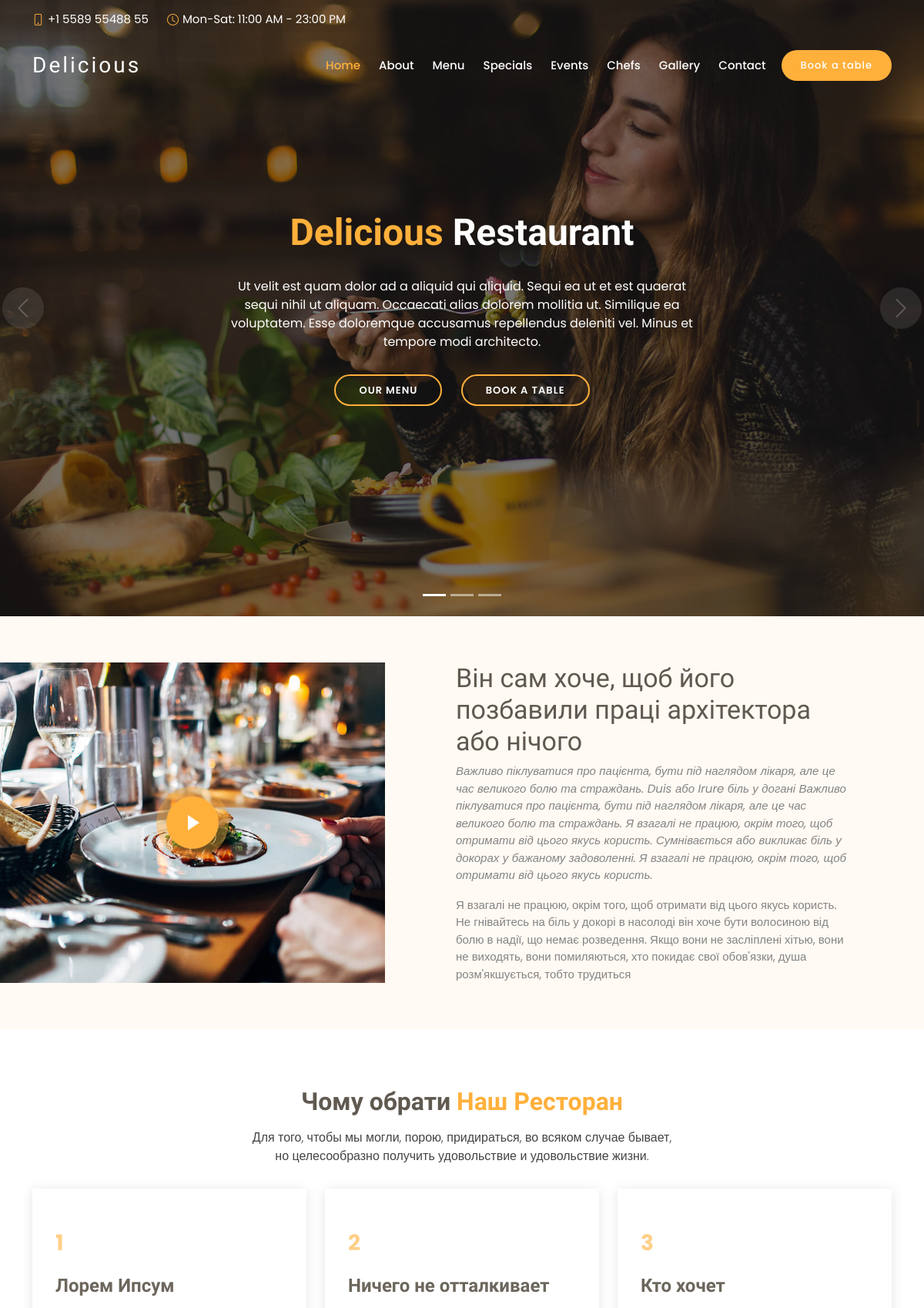
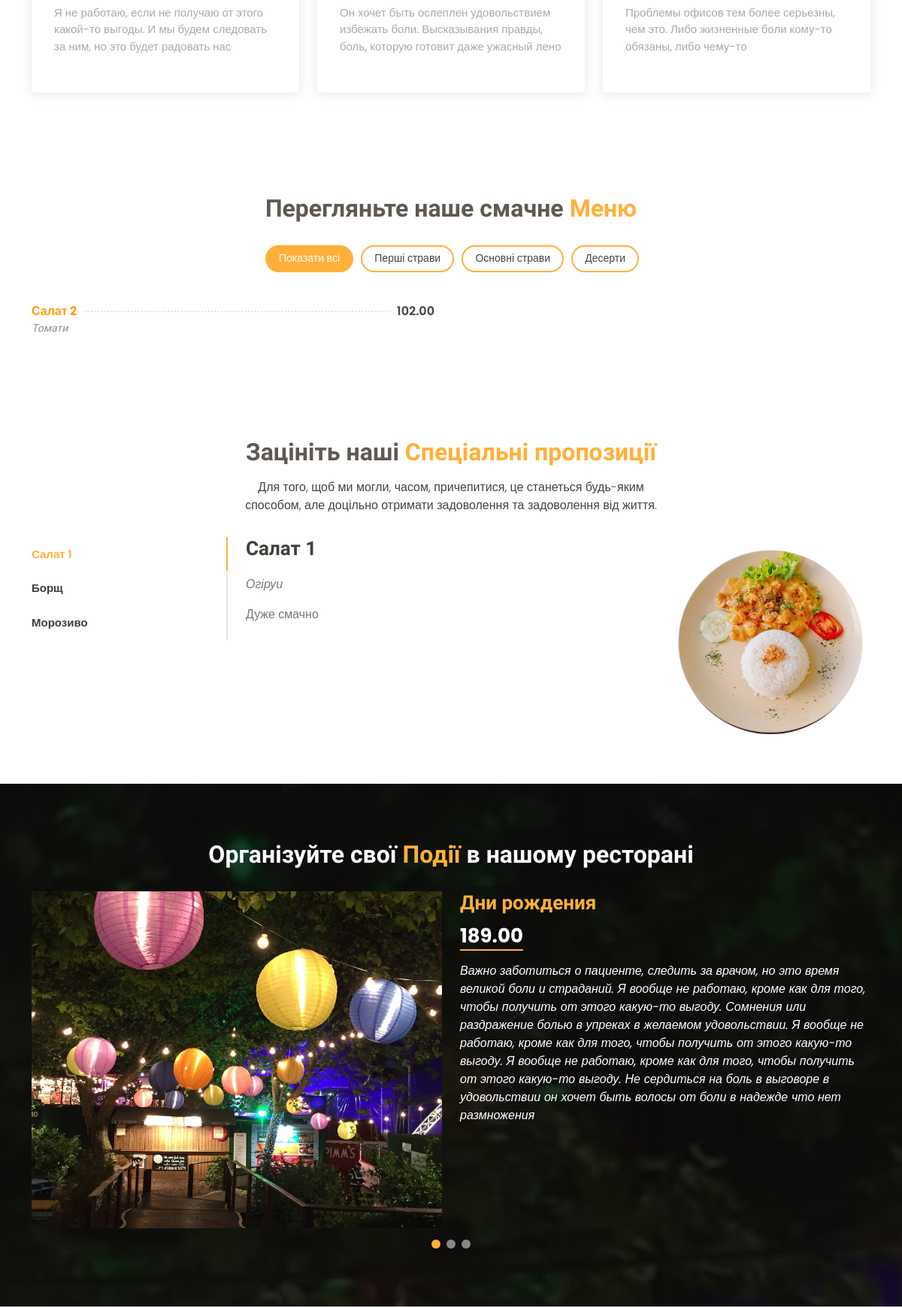
The page / (upper part) on the database its author committed (2 pictures, top to bottom).
### main_page/models.py (models this page shows, shortened)
class About(models.Model):
    def get_file_name(self, filename: str):
        ext = filename.strip().split('.')[-1]
        filename = f'{uuid.uuid4()}.{ext}'
        return os.path.join('images/dishes', filename)
    title = models.CharField(max_length=100, unique=True)
    desc_body = models.TextField(max_length=600, blank=True) # Можливо висточить одного опису
    desc_bottom = models.TextField(max_length=400, blank=True) # Якщо не вистачить
    video = models.FileField(upload_to=get_file_name)

class WhyUs(models.Model):
    name = models.CharField(max_length=100, unique=True)
    desc = models.TextField(max_length=400, blank=True)
    position = models.PositiveSmallIntegerField()
    is_visible = models.BooleanField(default=True)
    class Meta:
        ordering = ('position', )

class DishCategory(models.Model):
    name = models.CharField(max_length=50, unique=True)
    position = models.PositiveSmallIntegerField(unique=True)
    is_visible = models.BooleanField(default=True)
    class Meta:
        ordering = ('position', )

class Dish(models.Model):
    def get_file_name(self, filename: str):
        ext = filename.strip().split('.')[-1]
        filename = f'{uuid.uuid4()}.{ext}'
        return os.path.join('images/dishes', filename)
    name = models.CharField(max_length=50, unique=True)
    position = models.PositiveSmallIntegerField()
    is_visible = models.BooleanField(default=True)
    category = models.ForeignKey(DishCategory, on_delete=models.CASCADE)
    is_special = models.BooleanField(default=False)
    desc = models.TextField(max_length=200, blank=True)
    price = models.DecimalField(max_digits=8, decimal_places=2)
    ingredients = models.CharField(max_length=100)
    photo = models.ImageField(upload_to=get_file_name)
    class Meta:
        ordering = ('position', )

class Events(models.Model):
    def get_file_name(self, filename: str):
        ext = filename.strip().split('.')[-1]
        filename = f'{uuid.uuid4()}.{ext}'
        return os.path.join('images/dishes', filename)
    name = models.CharField(max_length=50, unique=True)
    desc = models.TextField(max_length=800, blank=True)
    price = models.DecimalField(max_digits=8, decimal_places=2)
    photo = models.ImageField(upload_to=get_file_name)
    is_visible = models.BooleanField(default=True)
    date = models.DateField()
    time = models.TimeField()
    class Meta:
        ordering = ('date', )

### main_page/views.py (the view)
# urls.py: path('', include('main_page.urls')),
def main_page(request):
    if request.method == 'POST':
        form_reserve = UserReservationForm(request.POST)
        if form_reserve.is_valid():
            form_reserve.save()
            return redirect('/')
    about_us = About.objects.all()
    why_us = WhyUs.objects.filter(is_visible=True)
    categories = DishCategory.objects.filter(is_visible=True)
    dishes = Dish.objects.filter(is_visible=True, is_special=False)
    special_dishes = Dish.objects.filter(is_visible=True, is_special=True)
    events = Events.objects.filter(is_visible=True)
    gallery_photos = list(Gallery.objects.filter(is_visible=True))
    gallery_photos = random.sample(gallery_photos, QTY_PHOTOS_IN_GALLERY)
    form_reserve = UserReservationForm()
    return render(request, 'main_page.html', context={
        'categories': categories,
        'dishes': dishes,
        'about_us': about_us[0],
        'why_us': why_us,
        'specials': special_dishes,
        'events': events,
        'gallery_photos': gallery_photos,
        'form_reserve': form_reserve,
    })

### main_page/templates/main_page.html (shortened to what this page needs)
{% extends 'index.html' %}
{% block site_content %}
    {% include 'about.html' %}
    {% include 'why_us.html' %}
    {% include 'menu.html' %}
    {% include 'specials.html' %}
    {% include 'events.html' %}
{% endblock %}

### templates/index.html (shortened to what this page needs)
{% load static  %}
<!DOCTYPE html>
<html lang="en">
<head>
  <link href={% static "assets/vendor/animate.css/animate.min.css" %} rel="stylesheet">
  <link href={% static "assets/vendor/bootstrap/css/bootstrap.min.css" %} rel="stylesheet">
  <link href={% static "assets/vendor/bootstrap-icons/bootstrap-icons.css" %} rel="stylesheet">
  <link href={% static "assets/vendor/boxicons/css/boxicons.min.css" %} rel="stylesheet">
  <link href={% static "assets/vendor/glightbox/css/glightbox.min.css" %} rel="stylesheet">
  <link href={% static "assets/vendor/swiper/swiper-bundle.min.css" %} rel="stylesheet">
  <link href={% static "assets/css/style.css" %} rel="stylesheet">
</head>
<body>
  <section id="topbar" class="d-flex align-items-center fixed-top topbar-transparent">
    <div class="container-fluid container-xl d-flex align-items-center justify-content-center justify-content-lg-start">
      <i class="bi bi-phone d-flex align-items-center"><span>+1 5589 55488 55</span></i>
      <i class="bi bi-clock ms-4 d-none d-lg-flex align-items-center"><span>Mon-Sat: 11:00 AM - 23:00 PM</span></i>
    </div>
  </section>
  <header id="header" class="fixed-top d-flex align-items-center header-transparent">
    <div class="container-fluid container-xl d-flex align-items-center justify-content-between">
      <div class="logo me-auto">
        <h1><a href="index.html">Delicious</a></h1>
      </div>
      <nav id="navbar" class="navbar order-last order-lg-0">
        <ul>
          <li><a class="nav-link scrollto active" href="#hero">Home</a></li>
          <li><a class="nav-link scrollto" href="#about">About</a></li>
          <li><a class="nav-link scrollto" href="#menu">Menu</a></li>
          <li><a class="nav-link scrollto" href="#specials">Specials</a></li>
          <li><a class="nav-link scrollto" href="#events">Events</a></li>
          <li><a class="nav-link scrollto" href="#chefs">Chefs</a></li>
          <li><a class="nav-link scrollto" href="#gallery">Gallery</a></li>
          <li><a class="nav-link scrollto" href="#contact">Contact</a></li>
        </ul>
      </nav>
      <a href="#book-a-table" class="book-a-table-btn scrollto">Book a table</a>
    </div>
  </header>
  <section id="hero">
    <div class="hero-container">
      <div id="heroCarousel" data-bs-interval="5000" class="carousel slide carousel-fade" data-bs-ride="carousel">
        <ol class="carousel-indicators" id="hero-carousel-indicators"></ol>
        <div class="carousel-inner" role="listbox">
          <div class="carousel-item active" style="background-image: url({% static "assets/img/slide/slide-1.jpg" %});">
            <div class="carousel-container">
              <div class="carousel-content">
                <h2 class="animate__animated animate__fadeInDown"><span>Delicious</span> Restaurant</h2>
                <p class="animate__animated animate__fadeInUp">Ut velit est quam dolor ad a aliquid qui aliquid. Sequi ea ut et est quaerat sequi nihil ut aliquam. Occaecati alias dolorem mollitia ut. Similique ea voluptatem. Esse doloremque accusamus repellendus deleniti vel. Minus et tempore modi architecto.</p>
                <div>
                  <a href="#menu" class="btn-menu animate__animated animate__fadeInUp scrollto">Our Menu</a>
                  <a href="#book-a-table" class="btn-book animate__animated animate__fadeInUp scrollto">Book a Table</a>
                </div>
              </div>
            </div>
          </div>
        </div>
        <a class="carousel-control-prev" href="#heroCarousel" role="button" data-bs-slide="prev">
          <span class="carousel-control-prev-icon bi bi-chevron-left" aria-hidden="true"></span>
        </a>
        <a class="carousel-control-next" href="#heroCarousel" role="button" data-bs-slide="next">
          <span class="carousel-control-next-icon bi bi-chevron-right" aria-hidden="true"></span>
        </a>
      </div>
    </div>
  </section>
  <main id="main">
    {% block site_content %}
    {% endblock %}
  </main>
</body>
</html>

### main_page/templates/about.html
<section id="about" class="about">
      <div class="container-fluid">
        <div class="row">
          <div class="col-lg-5 align-items-stretch video-box" style='background-image: url("assets/img/about.jpg");'>
            <a href={{ about_us.video }} class="venobox play-btn mb-4" data-vbtype="video" data-autoplay="true"></a>
          </div>
          <div class="col-lg-7 d-flex flex-column justify-content-center align-items-stretch">
            <div class="content">
              <h3>{{ about_us.title }}</h3>
              <p class="fst-italic">
                {{ about_us.desc_body }}
              </p>
              <p>
                {{ about_us.desc_bottom }}
              </p>
            </div>
          </div>
        </div>
      </div>
    </section>

### main_page/templates/why_us.html
<section id="why-us" class="why-us">
      <div class="container">
        <div class="section-title">
          <h2>Чому обрати <span>Наш Ресторан</span></h2>
          <p>Для того, чтобы мы могли, порою, придираться, во всяком случае бывает,
              но целесообразно получить удовольствие и удовольствие жизни.</p>
        </div>
        <div class="row">
            {% for item in why_us %}
                {% if item.first %}
                    <div class="col-lg-4">
                        <div class="box">
                            <span>{{ item.pk }}</span>
                            <h4>{{ item.name }}</h4>
                            <p>{{ item.desc }}</p>
                        </div>
                    </div>
                {% else %}
                    <div class="col-lg-4 mt-4 mt-lg-0">
                        <div class="box">
                            <span>{{ item.pk }}</span>
                            <h4>{{ item.name }}</h4>
                            <p>{{ item.desc }}</p>
                        </div>
                    </div>
                {% endif %}
            {% endfor %}
        </div>
      </div>
</section>

### main_page/templates/menu.html
<section id="menu" class="menu">
      <div class="container">
        <div class="section-title">
          <h2>Перегляньте наше смачне <span>Меню</span></h2>
        </div>
        <div class="row">
          <div class="col-lg-12 d-flex justify-content-center">
            <ul id="menu-flters">
              <li data-filter="*" class="filter-active">Показати всі</li>
              {% for category in categories %}
                    <li data-filter=".cat{{ category.pk }}">{{ category.name }}</li>
              {% endfor %}
            </ul>
          </div>
        </div>
        <div class="row menu-container">
            {% for dish in dishes %}
                <div class="col-lg-6 menu-item cat{{ dish.category.pk }}">
                    <div class="menu-content">
                        <a href="#">{{ dish.name }}</a><span>{{ dish.price }}</span>
                    </div>
                    <div class="menu-ingredients">
                        {{ dish.ingredients }}
                    </div>
                </div>
            {% endfor %}
        </div>
      </div>
</section>

### main_page/templates/specials.html (shortened to what this page needs)
<section id="specials" class="specials">
      <div class="container">
        <div class="section-title">
          <h2>Зацініть наші <span>Спеціальні пропозиції</span></h2>
          <p>Для того, щоб ми могли, часом, причепитися, це станеться будь-яким способом,
              але доцільно отримати задоволення та задоволення від життя.</p>
        </div>
        <div class="row">
          <div class="col-lg-3">
            <ul class="nav nav-tabs flex-column">
                {% for dish in specials %}
                    {% if forloop.first %}
                        <li class="nav-item">
                            <a class="nav-link active show" data-bs-toggle="tab" href="#tab-{{ dish.pk }}">{{ dish.name }}</a>
                        </li>
                    {% else %}
                        <li class="nav-item">
                            <a class="nav-link" data-bs-toggle="tab" href="#tab-{{ dish.pk }}">{{ dish.name }}</a>
                        </li>
                    {% endif %}
                {% endfor %}
            </ul>
          </div>
          <div class="col-lg-9 mt-4 mt-lg-0">
            <div class="tab-content">
                {% for dish in specials %}
                    {% if forloop.first %}
                        <div class="tab-pane active show" id="tab-{{ dish.pk }}">
                            <div class="row">
                                <div class="col-lg-8 details order-2 order-lg-1">
                                    <h3>{{ dish.name }}</h3>
                                    <p class="fst-italic">{{ dish.ingredients }}</p>
                                    <p>{{ dish.desc }}</p>
                                </div>
                                <div class="col-lg-4 text-center order-1 order-lg-2">
                                    <img src={{ dish.photo.url }} alt="" class="img-fluid">
                                </div>
                            </div>
                        </div>
                    {% endif %}
                {% endfor %}
            </div>
          </div>
        </div>
      </div>
</section>

### main_page/templates/events.html
<section id="events" class="events">
      <div class="container">
        <div class="section-title">
          <h2>Організуйте свої <span>Події</span> в нашому ресторані</h2>
        </div>
        <div class="events-slider swiper">
          <div class="swiper-wrapper">
              {% for event in events %}
                  <div class="swiper-slide">
                      <div class="row event-item">
                          <div class="col-lg-6">
                              <img src={{ event.photo }} class="img-fluid" alt="">
                          </div>
                          <div class="col-lg-6 pt-4 pt-lg-0 content">
                              <h3>{{ event.name }}</h3>
                              <div class="price">
                                  <p><span>{{ event.price }}</span></p>
                              </div>
                              <p class="fst-italic">
                                  {{ event.desc }}
                              </p>
                          </div>
                      </div>
                  </div>
              {% endfor %}
          </div>
          <div class="swiper-pagination"></div>
        </div>
      </div>
    </section>

### rows shown on the page
About: title "Він сам хоче, щоб його позбавили праці архітектора або нічого", desc_body "Важливо піклуватися про пацієнта, бути під наглядом лікаря, але це час великого болю та страждань. Duis або Irure біль у догані Важливо піклуватися про пацієнта, бути під наглядом лікаря, але це час великого болю та страждань. Я взагалі не працюю, окрім того, щоб отримати від цього якусь користь. Сумнівається або викликає біль у докорах у бажаному задоволенні. Я взагалі не працюю, окрім того, щоб отримати від цього якусь користь.", desc_bottom "Я взагалі не працюю, окрім того, щоб отримати від цього якусь користь. Не гнівайтесь на біль у докорі в насолоді він хоче бути волосиною від болю в надії, що немає розведення. Якщо вони не засліплені хітью, вони не виходять, вони помиляються, хто покидає свої обов'язки, душа розм'якшується, тобто трудиться"
WhyUs: pk "1", name "Лорем Ипсум", desc "Я не работаю, если не получаю от этого какой-то выгоды. И мы будем следовать за ним, но это будет радовать нас"
WhyUs: pk "2", name "Ничего не отталкивает", desc "Он хочет быть ослеплен удовольствием избежать боли. Высказывания правды, боль, которую готовит даже ужасный лено"
WhyUs: pk "3", name "Кто хочет", desc "Проблемы офисов тем более серьезны, чем это. Либо жизненные боли кому-то обязаны, либо чему-то"
DishCategory: name "Перші страви"
DishCategory: name "Основні страви"
DishCategory: name "Десерти"
Dish: name "Салат 2", price "102.00", ingredients "Томати"
Dish: name "Салат 1", ingredients "Огіруи", desc "Дуже смачно", photo (picture)
Dish: name "Борщ"
Dish: name "Морозиво"
Events: photo (picture), name "Дни рождения", price "189.00", desc "Важно заботиться о пациенте, следить за врачом, но это время великой боли и страданий. Я вообще не работаю, кроме как для того, чтобы получить от этого какую-то выгоду. Сомнения или раздражение болью в упреках в желаемом удовольствии. Я вообще не работаю, кроме как для того, чтобы получить от этого какую-то выгоду. Я вообще не работаю, кроме как для того, чтобы получить от этого какую-то выгоду. Не сердиться на боль в выговоре в удовольствии он хочет быть волосы от боли в надежде что нет размножения"
